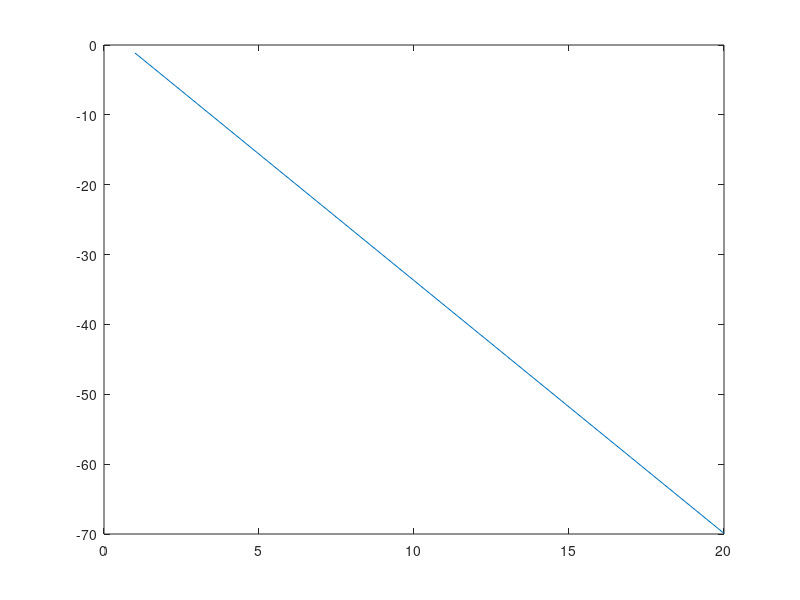

MATLAB code to generate this figure:
clear all;
close all;
clc;

Tc = 1; % This is the smallest time interval we want to simulate
T = 4*Tc;   % Time sampling interval of the input of the channel
tau_rms = 0.3*T;  % Tc = 1, as it is the fundamental sampling time

for N_h = 1:20; % To be determined
    % note that for this choice of final_tau
    residual_power(N_h) = sum(exp(-(N_h:4000)*Tc/tau_rms));
end

figure, plot(10*log10(residual_power))
